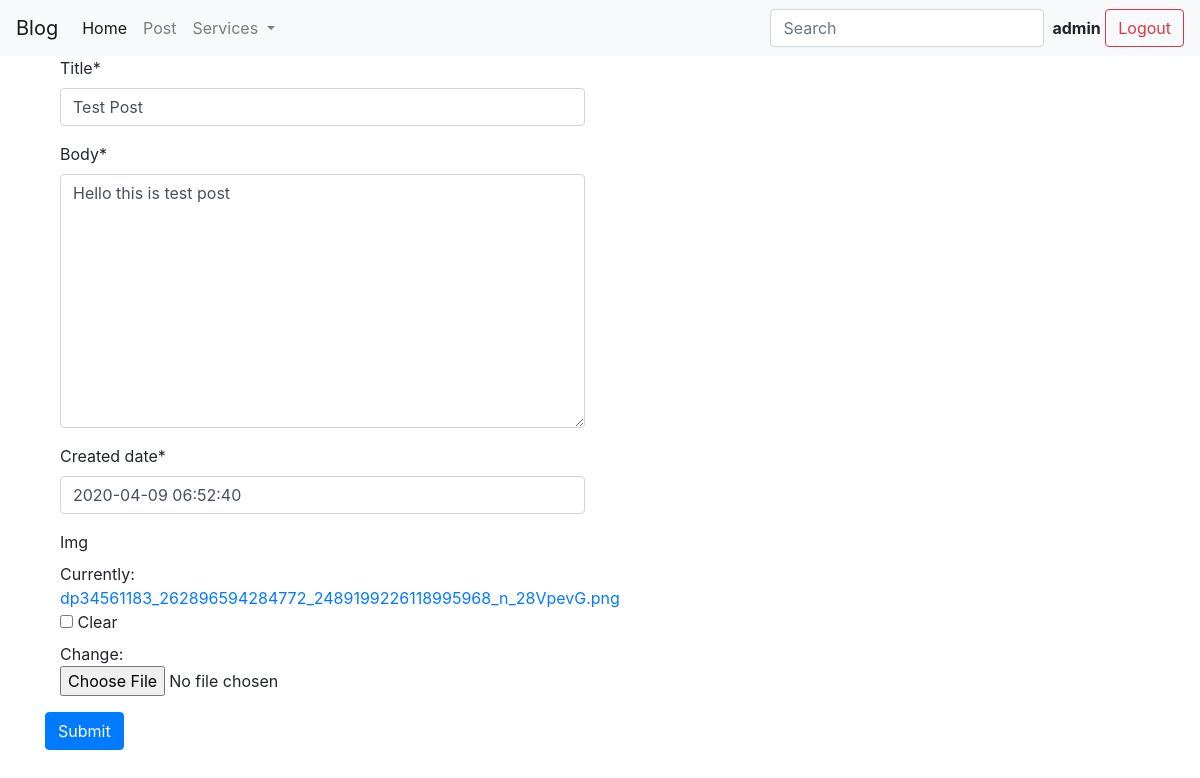
The app's page /update/16/ (signed in) with its own data.
### blog/models.py (models this page shows, shortened)
class Post(models.Model):
	title = models.CharField(max_length = 100)
	body = models.TextField()
	created_date = models.DateTimeField(default = timezone.now)
	author = models.ForeignKey(get_user_model(),on_delete = models.CASCADE,null = True)
	img = models.ImageField(upload_to='',blank = True,null = True)
	likes = models.IntegerField(null = True,default = 0)

### blog/views.py (the view)
# urls.py: path('update/<int:pk>/',PostUpdate.as_view(), name = 'post-update'),
class PostUpdate(LoginRequiredMixin,UpdateView):
	model = Post
	fields = ['title','body','created_date','img']
	success_url = '/blog/'

### blog/templates/blog/post_form.html
{% extends 'base.html' %}
{% load crispy_forms_tags %}
{% block content %}
<form method="post" class= "uniForm" enctype="multipart/form-data">{%csrf_token%}
	<div class="col-6">
	{{form|crispy}}
	</div>
	<input class="btn btn-primary" type="submit" name="Save">
</form>
{% endblock %}

### blog/templates/base.html (shortened to what this page needs)
{% load static %}
{% load crispy_forms_tags %}
<!DOCTYPE html>
<html>
<head>
	<link rel="stylesheet" href="https://stackpath.bootstrapcdn.com/bootstrap/4.4.1/css/bootstrap.min.css">
	<link rel="stylesheet" type="text/css" href="{% static 'css/style.css' %}">
</head>
<body>
<nav class="navbar navbar-expand-lg navbar-light bg-light sticky-top ">
  <a class="navbar-brand" href="#">Blog</a>
  <div class="collapse navbar-collapse" id="navbarSupportedContent">
    <ul class="navbar-nav mr-auto">
      <li class="nav-item active">
        <a class="nav-link" href="{% url 'blog:post-list' %}">Home <span class="sr-only">(current)</span></a>
      </li>
      <li class="nav-item">
        <a class="nav-link" href="{% url 'blog:post-create' %}">Post</a>
      </li>
      <li class="nav-item dropdown">
        <a class="nav-link dropdown-toggle" href="#" id="navbarDropdown" role="button" data-toggle="dropdown" aria-haspopup="true" aria-expanded="false">
          Services
        </a>
      </li>
      <li class="nav-item">
        <a class="nav-link disabled" href="#" tabindex="-1" aria-disabled="true"></a>
      </li>
    </ul>
    <form class="form-inline my-2 my-lg-0">
      <input class="form-control mr-sm-2" type="search" placeholder="Search" aria-label="Search">
      {% if user.is_authenticated %}
      <b>{{request.user}}</b>&nbsp;<a class="btn btn-outline-danger my-2 my-sm-0" href="{% url 'auth_logout' %}">Logout</a>
      {% else %}
      <a class="btn btn-outline-success my-2 my-sm-0" href="{% url 'auth_login' %}">Login</a>
      <a class="btn btn-outline-success my-2 my-sm-0" href="{% url 'registration_register' %}">Register</a>
      {% endif %}
    </form>
  </div>
</nav>
<div class="container">
{% block content %}
{% endblock %}
</div>
</body>
</html>

### records on screen
Post: title "Test Post", body "Hello this is test post", created_date "2020-04-09 06:52:40"

### other values on screen
{{ request.user }} "admin"
